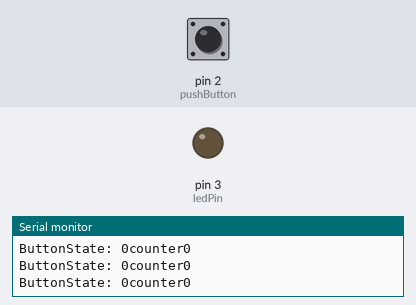
Bench run of a sketch on a simulated Arduino Uno, built with avr-gcc and run on an emulated ATmega328P. On the bench: output pins drawn as LEDs (lit = HIGH), the last lines printed to the serial monitor. Dashed ring = blinking. The test bench sets the inputs (shaded band); at power-on: pin 2 (pushButton) LOW.

Above: at 1.2 s.
1.3 s: pin 2 (pushButton) pulled HIGH for 0.15 s
At 1.7 s:
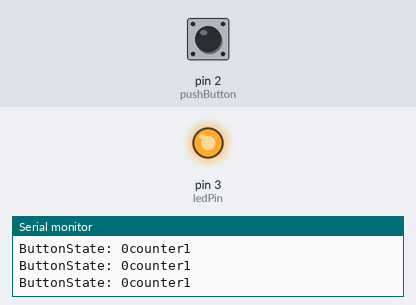
2.9 s: pin 2 (pushButton) pulled HIGH for 1 s
At 6.7 s:
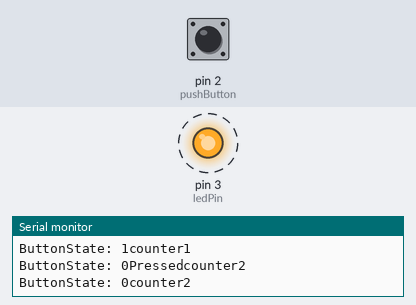
Timing chart, 0 to 12.9 s (numbered marks = the images above; inputs shaded):
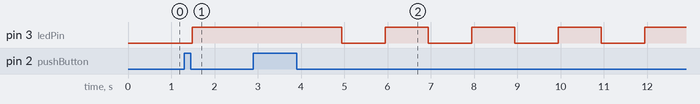

Measured:
- after the input at 1.3 s, pin 3 (ledPin): LOW → HIGH after 0.19 s
- after the input at 2.9 s, pin 3 (ledPin): alternates HIGH for 1.0 s and LOW for 1.0 s, starting after 2.0 s

The sketch:

buttonPressed.ino
```cpp
int pushButton = 2;// digital pin 2 has a pushbutton attached to it. Give it a name:
int ledPin = 3;

boolean pressed = false;
int counter = 0;


// the setup routine runs once when you press reset:
void setup() {

  // initialize serial communication at 9600 bits per second:
  Serial.begin(9600);

  // make the pushbutton's pin an input:
  pinMode(pushButton, INPUT);
  pinMode(ledPin, OUTPUT);
}

// the loop routine runs over and over again forever:
void loop() {
  // read the input pin:
  int buttonState = digitalRead(pushButton);
  // print out the state of the button:
  Serial.print("ButtonState: ");
  Serial.print(buttonState);

  delay(1);        // delay in between reads for stability
  // digitalWrite(ledPin, buttonState); //high = 1 and low = 0 so since button state is 1 or 0 we replace

  if (buttonState == HIGH) {
    pressed = true;
  }

  if (buttonState == LOW && pressed == true) {
    //reverse state
    pressed = false;
    Serial.print("Pressed");
    counter++;
  }
  Serial.print("counter");
  Serial.print(counter);
  Serial.println();


  if (counter == 0) {
    digitalWrite(ledPin, LOW);
  } else if (counter == 1) {
    digitalWrite(ledPin, HIGH);
  } else if (counter == 2) {
    //sequence
    digitalWrite(ledPin, HIGH);
    delay(1000);
    digitalWrite(ledPin, LOW);
    delay(1000);
  } else {
    //the else reads if not 0, 1, or 2 then run code below
    counter = 0;
  }


}
```
